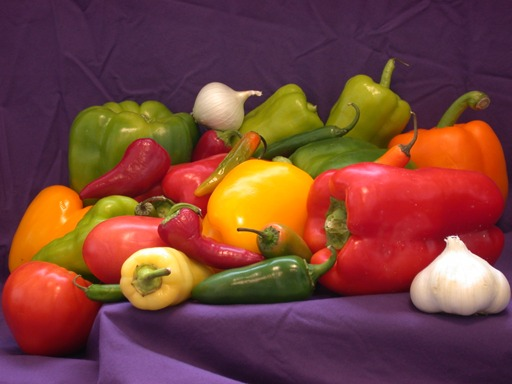
#> input picture input_images/20701068_Q15_input.jpeg, 512 x 384 px
$ python 20701068_Q15.py
#> lines starting #> are read from the running program, lines starting #| are printed output that depends on the picture
import cv2
import numpy as np
import matplotlib.pyplot as plt

# Input Image
img = cv2.imread('input_images/20701068_Q15_input.jpeg')
#> img is the input picture: shape (384, 512, 3); mean B, G, R 57.7, 66.4, 120.7
img = cv2.cvtColor(img, cv2.COLOR_BGR2RGB)

def plot_histogram(image, title):
    colors = ('r', 'g', 'b')
    for i, color in enumerate(colors):
        hist = cv2.calcHist([image], [i], None, [256], [0,256])
        plt.plot(hist, color=color)
    plt.xlim([0,256])
    plt.title(title)
    plt.xlabel('Pixel Intensity')
    plt.ylabel('Frequency')

# Histogram equalization
def hist_eq_rgb(image):
    r, g, b = cv2.split(image)
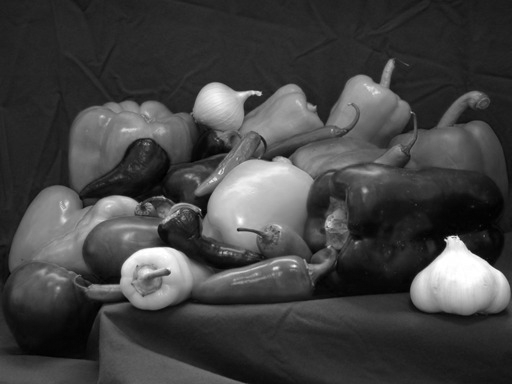
#> g: shape (384, 512); min 0, max 255, mean 66.4
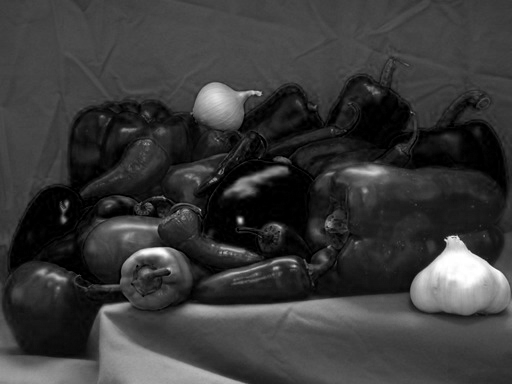
#> b: shape (384, 512); min 0, max 255, mean 57.7
    r_eq = cv2.equalizeHist(r)
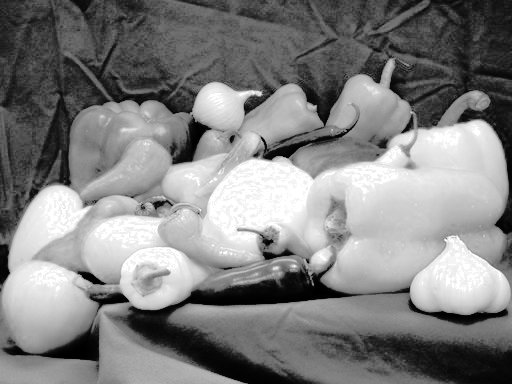
#> r_eq: shape (384, 512); min 0, max 255, mean 128.9
    g_eq = cv2.equalizeHist(g)
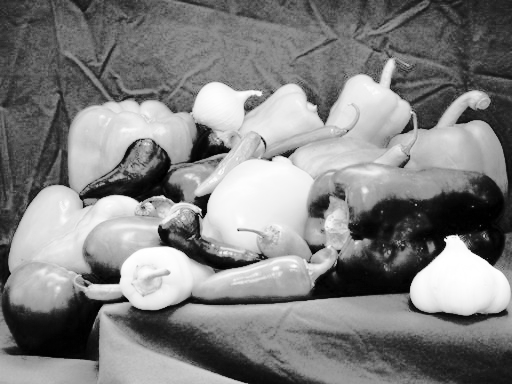
#> g_eq: shape (384, 512); min 0, max 255, mean 129.1
    b_eq = cv2.equalizeHist(b)
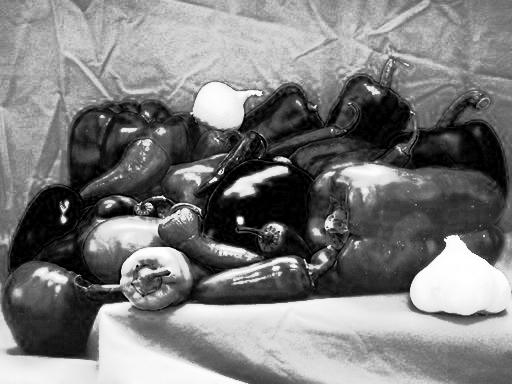
#> b_eq: shape (384, 512); min 0, max 255, mean 124.5
    return cv2.merge((r_eq, g_eq, b_eq))
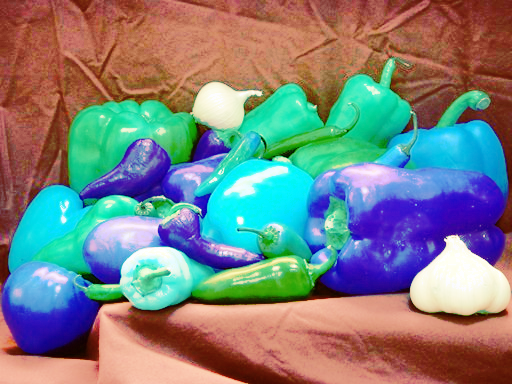
#> returned value: shape (384, 512, 3); mean of channels 0, 1, 2 128.9, 129.1, 124.5; drawn as B, G, R

img_eq = hist_eq_rgb(img)

# Display Images
plt.figure(figsize=(15, 5))

plt.subplot(1, 3, 1)
plt.imshow(img_eq)
plt.title('Histogram Equalized Image')
plt.axis('off')

plt.subplot(1, 3, 2)
plot_histogram(img, 'Histogram Before Equalization')

plt.subplot(1, 3, 3)
plot_histogram(img_eq, 'Histogram After Equalization')

plt.tight_layout()
plt.show()
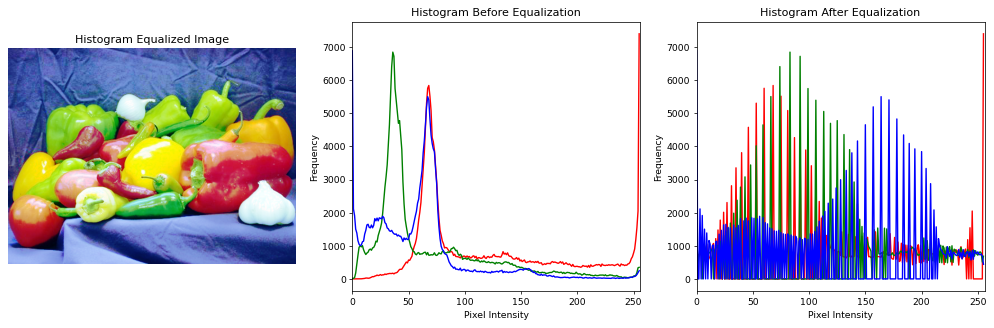
#> figure drawn by matplotlib, 3 panels; panel 2: curve peaks at x = 255, y = 7403; panel 2: curve peaks at x = 36, y = 6850; panel 2: curve peaks at x = 0, y = 6890; panel 3: curve peaks at x = 255, y = 7403
